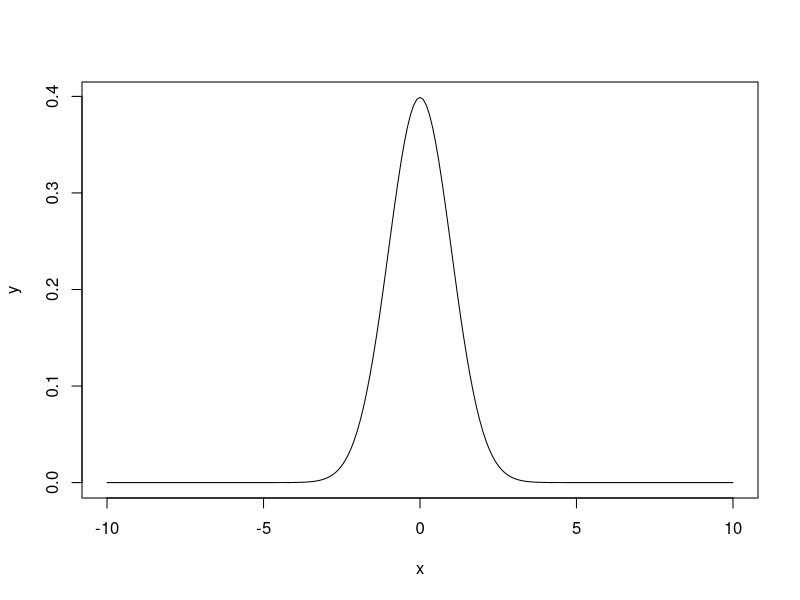
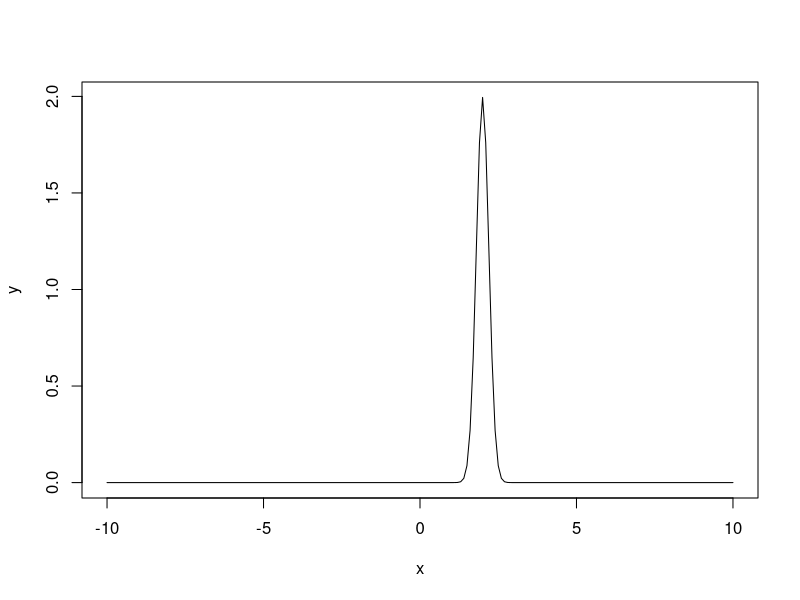
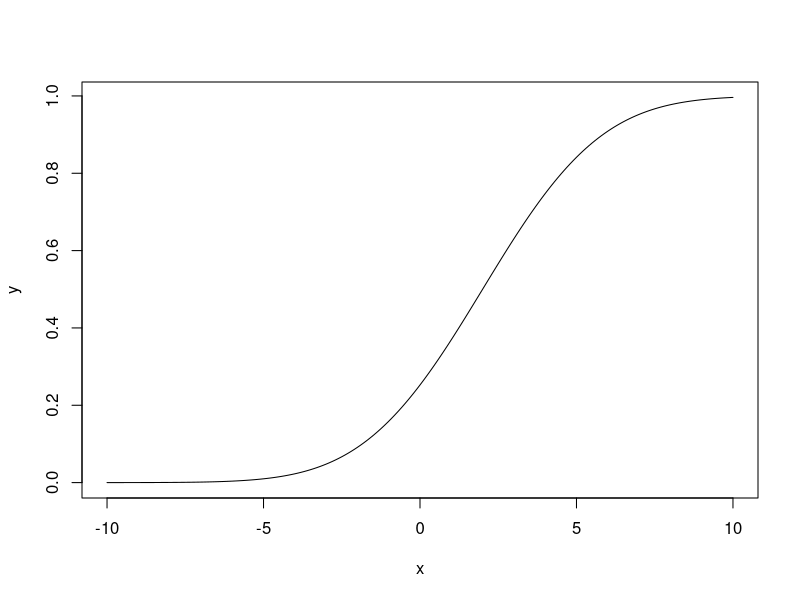
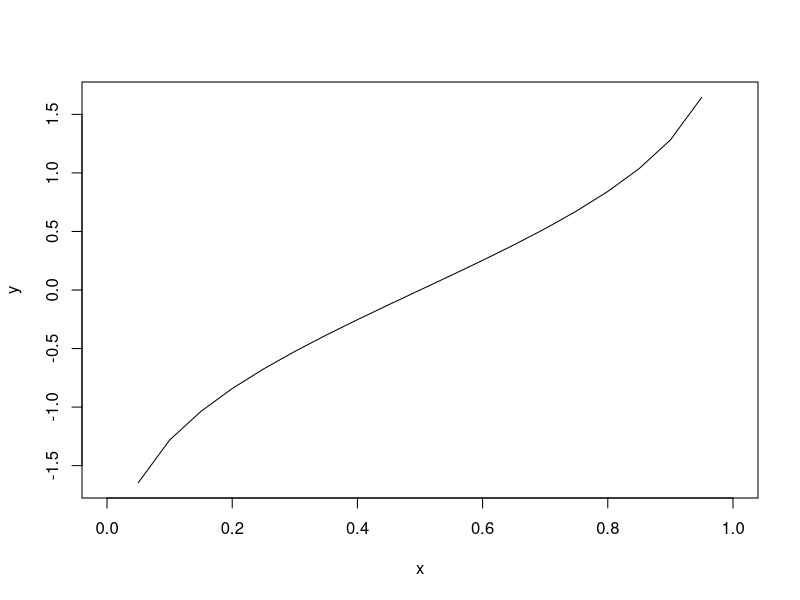
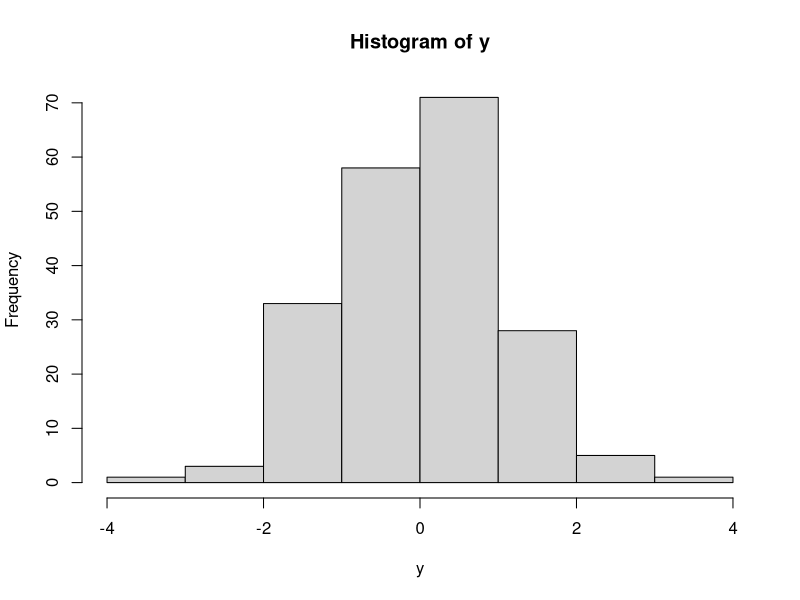
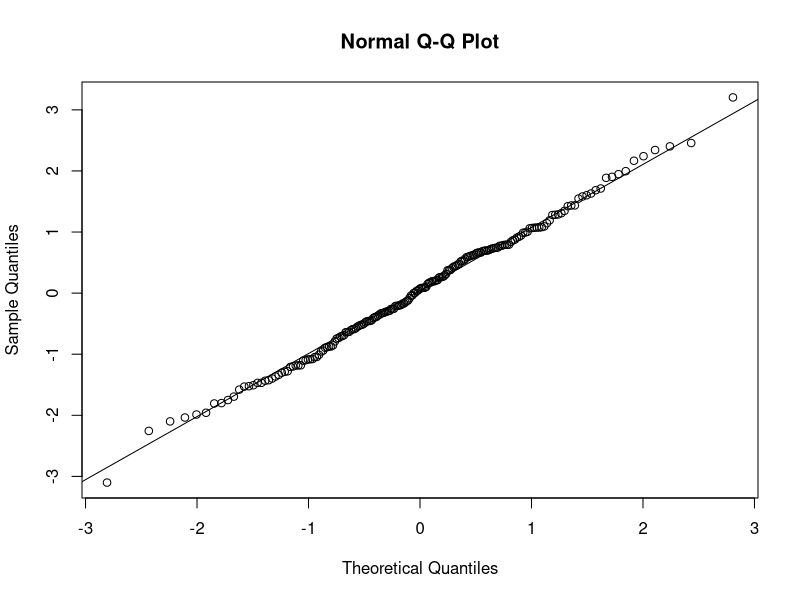

Reproduce these figures in R, in order.
## ---- chunk 1
knitr::opts_chunk$set(echo = TRUE)
## ---- chunk 2
x<-c(2.3,4.6,6.2,3.1,2.3)    # Asignación vector a una variable
print(x)
## ---- chunk 3
print(paste("El primer elemento del vector es",x[1]))
print(paste("El tercer elemento del vector es",x[3]))
## ---- chunk 4
print(x)
x1<-x[-2]
print("Sin el segundo elemento del vector quedaría:")
print(x1)
## ---- chunk 5
x=c(2.3,4.6,6.2,3.1,2.3)  #Se utiliza el operador de asignación 0
assign("x",c(2.3,4.6,6.2,3.1,2.3)) #Utilizando función assign
c(2.3,4.6,6.2,3.1,2.3)->x  #Sentido flecha invertido

#También se pueden unir vectores
y<-c(x,c(0,0,0),x)
y

## ---- chunk 6
x<-c(4,2,7,3,8,5)
print(sort(x))
## ---- chunk 7
print(order(x))
#Observamos que el segundo valor es el mínimo, despues viene el cuarto valor, etc.
#Ahora utilizo las posiciones dadas anteriormente para odenar el vector
print("La ordenación usando la función order sería:")
a<-order(x)
print(x[a])
## ---- chunk 8
x<-c(5,3,2,7)
x1<-x[c(2,1,4,3)] 
#El vector c(2,1,4,3) indica las posiciones que queremos aparezcan
print(x)
print("se intercambia primero con segundo y tercero con cuarto")
print(x1)
## ---- chunk 9
a<-5:15
print(a)
## ---- chunk 10
(2*3:10) #Observar que poner un paréntesis es equivalente (no igual) a usar la función print
#Lo anterior primero calcula 3:10 y el resultado lo multiplica por 2
print("cambiamos la prioridad con un paréntesis")
(2*3):10
#Lo anterior, primero calcula 2*3 y luego calcula 6:10
## ---- chunk 11
(10:1)
## ---- chunk 12
print(seq(1,5))
print(seq(1,14,by=2)) #Va de dos en dos
print(seq(1,6,length.out = 4)) #Cuatro números equiespaciados
print(seq(1,12,along.with = c(4,2,5)))
#saca tres números equiespaciados pues length(c(4,2,5)) es tres 
print(seq(1,10,by=3))
## ---- chunk 13
x<-c(3,6,4,7,2)
print(rep(x,times=3))
print(rep(x,each=3)) #Repite cada número tres veces

## ---- chunk 14
x<-3
print(x>2)
print(x<2)
## ---- chunk 15
print(matrix(4,ncol = 5,nrow = 4))

print(matrix(1:10,ncol = 3)) #Por defecto la construye por columnas

print(matrix(1:9,ncol = 3, byrow = TRUE)) #Construcción por filas
## ---- chunk 16
a<-1:2000 #Construimos un vector de 2000 elementos
print("a inicialmente es un vector con tipos de datos enteros")
print(class(a))
# Lo cambiamos ahora a una matriz de una dimensión determinada.
dim(a)<-c(2,4,250)
print("Ahora a es un array")
print(class(a))

#Si queremos sacar un solo elemento:
print(a[2,3,6])

#Si queremos sacar un subconjunto, se utiliza el operador :
print(a[2,2,6:8])

## ---- chunk 17
print("Primero unión por columnas")

a<-matrix(c(1,2,3,4,5,5),ncol = 3,nrow = 2)
print(a)
b<-matrix(c(8,9,10,11),ncol = 2, nrow = 2)
print(b)
c<-cbind(a,b) #la columnas de b se añaden a las de a
print(c)
print("Despues unión por filas")

a<-matrix(c(1,2,3,4,5,5),ncol = 2,nrow = 3)
print(a)
b<-matrix(c(8,9,10,11),ncol = 2, nrow = 2)
print(b)
c<-rbind(a,b) #Las filas de b se añaden a las de a
print(c)
## ---- chunk 18
datos<-data.frame(primera=c(1,2,3,4),segunda=c('a','b','c','d'),tercera=c(1.2,3.5,2.7,5.8))
print(datos)
## ---- chunk 19
print(datos[,1:2])
# Toda una columna como un vector
print("Sólo una columna")
print(datos$primera)
## ---- chunk 20
# Primero para d
x <-seq(-10,10,by=.1)
y<-dnorm(x) #Valor de la densidad para una normal(0,1)
plot(x,y,type='l')



## ---- chunk 21
# Lo mismos pero una ditribución normal(2,0.2)

x <-seq(-10,10,by=.1)
y<-dnorm(x,mean = 2,sd=0.2) 
plot(x,y,type='l')
## ---- chunk 22
x <-seq(-10,10,by=.1)
y<-pnorm(x,mean = 2,sd=3) 
plot(x,y,type='l')
## ---- chunk 23
x <-seq(0,1,by=.05)
y<-qnorm(x) 
plot(x,y,type='l')
## ---- chunk 24
y<-rnorm(200)
hist(y)   #Representamos el histograma

## ---- chunk 25
qqnorm(y)
qqline(y)
## ---- chunk 26
getOption("defaultPackages") 
